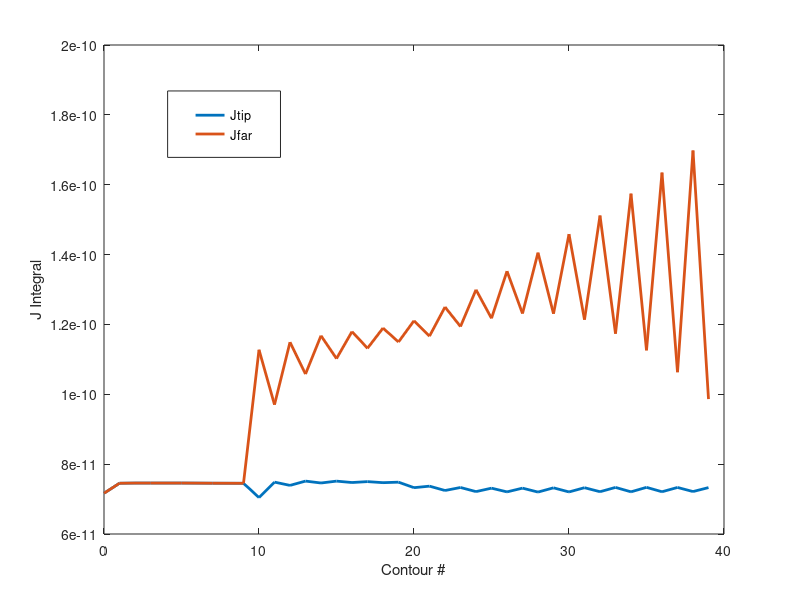

Reproduce this figure in MATLAB.
Jtip=load('Js_corrected_3.000.txt')
Jfar=load('Js_3.000.txt')
Jtip=load('Js_corrected_0.300.txt')
Jfar=load('Js_0.300.txt')
Jtip=load('Js_lowest_micron_finalcorrected_10.000.txt')
Jfar=load('Js_lowest_micron_final10.000.txt')
Jtip=load('Js_lowest_micron_finalcorrected_0.350.txt')
Jfar=load('Js_lowest_micron_final0.350.txt')
figure1 = figure;

% Create axes
axes1 = axes('Parent',figure1);
hold(axes1,'on');

% Create multiple lines using matrix input to plot
plot1 = plot(Jtip(1,2:end),[Jtip(2,2:end);Jfar(2,2:end)],'LineWidth',2);
set(plot1(1),'DisplayName','Jtip');
set(plot1(2),'DisplayName','Jfar');

% Create ylabel
ylabel('J Integral');

% Create xlabel
xlabel('Contour #');

box(axes1,'on');
% Create legend
legend1 = legend(axes1,'show');
set(legend1,...
    'Position',[0.209523811013925 0.737698415678645 0.141071427081312 0.110714282734053]);

